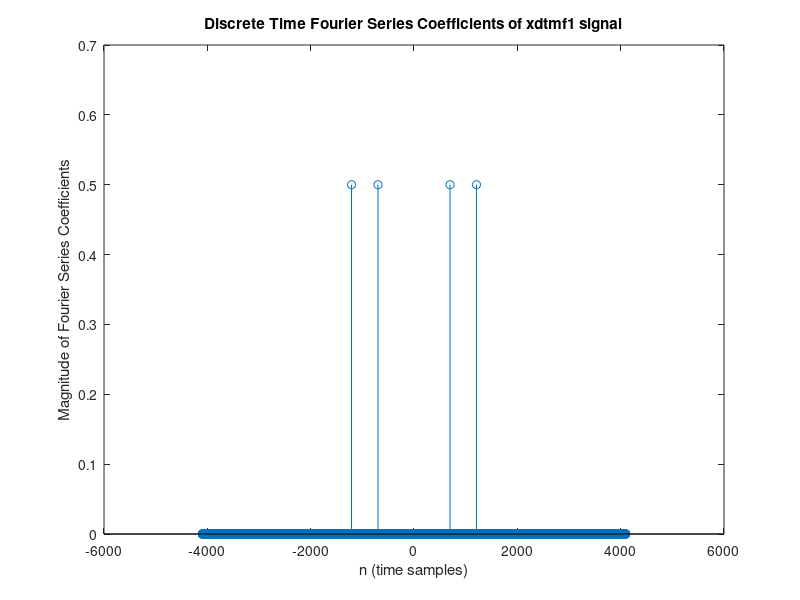
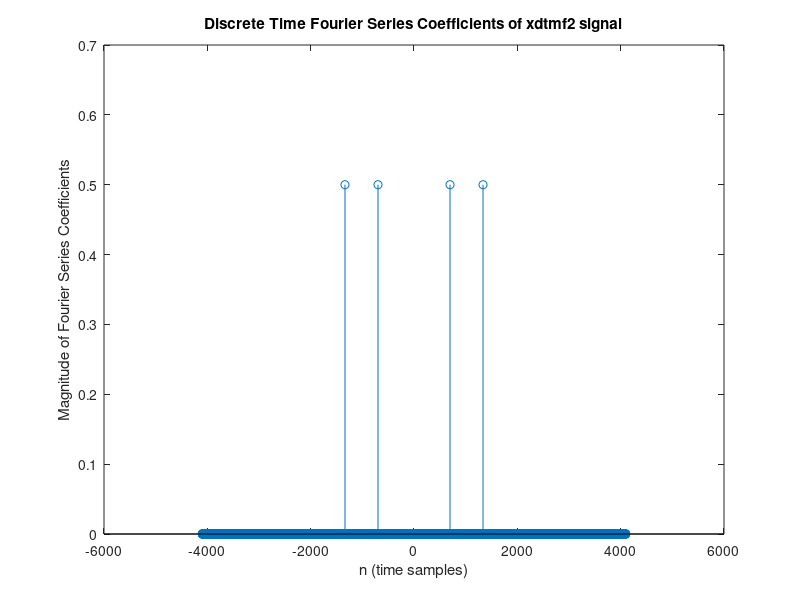
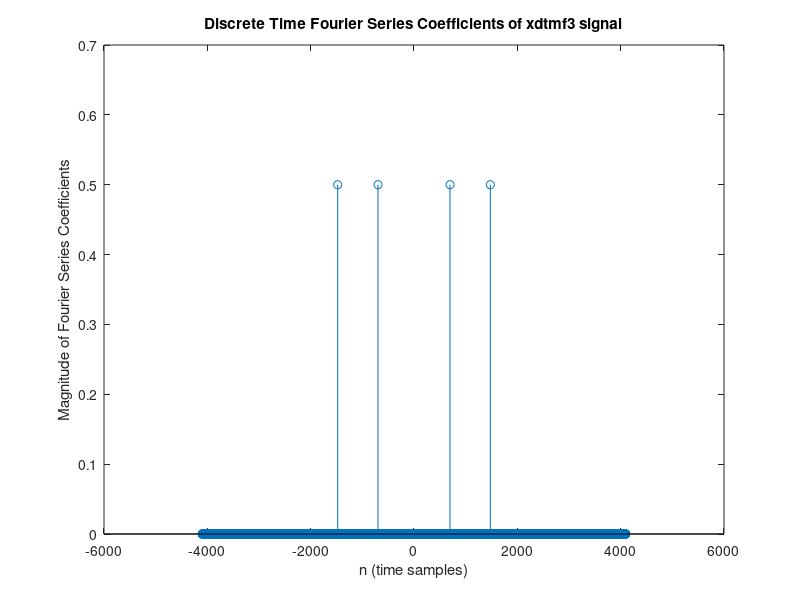
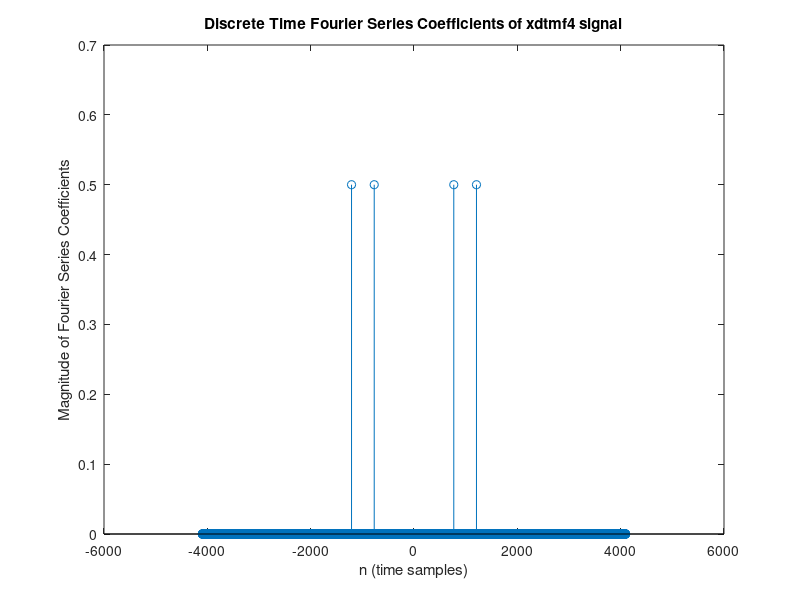

Write the MATLAB code that produced these figures, in order.
% Written by Tan Jin Chun
% Last Modified : 2/9/2021
% Lab03T02

clear all;close all;clc

%% Question 1

% Initialising the variable
Fs = 8192;
Ts = 1/Fs;

% Time (Converting continuous time to discrete time)
t = 0:Ts:1;

% Loading the files
load dtmfclean.mat

%% Question 2
% Question 2(a)
% Listening to the sound (total of 6 sounds)
% soundsc(xdtmf1);
% soundsc(xdtmf2);
% soundsc(xdtmf3);
% soundsc(xdtmf4);
% soundsc(xdtmf7);
% soundsc(xdtmfa);

% Question 2(b)
% Getting the lengths of the signals
N1 = length(xdtmf1);
N2 = length(xdtmf2);
N3 = length(xdtmf3);
N4 = length(xdtmf4);
N7 = length(xdtmf7);
Na = length(xdtmfa);

% Computing the discrete time Fourier Series Coefficient
% Use the fft() function
X1 = (1/N1)*fft(xdtmf1);
X2 = (1/N2)*fft(xdtmf2);
X3 = (1/N3)*fft(xdtmf3);
X4 = (1/N4)*fft(xdtmf4);
X7 = (1/N7)*fft(xdtmf7);
Xa = (1/Na)*fft(xdtmfa);

% Figure X1
% Plotting the magnitude of the fourier coefficient 
figure
% Plotting the magnitude
x1 = -floor(N1/2):(N1-1-floor(N1/2));
y1 = fftshift(abs(X1));
stem(x1, y1);

% Finding the indices of the discrete time Fourier Series that have a large
% magnitude
maxval = max(y1);
idx = find(y1 == maxval)

% Labelling the graph
title("Discrete Time Fourier Series Coefficients of xdtmf1 signal");
xlabel("n (time samples)");
ylabel("Magnitude of Fourier Series Coefficients");

% Figure X2
% Plotting the magnitude of the fourier coefficient 
figure
% Plotting the magnitude
stem(-floor(N2/2):(N2-1-floor(N2/2)), fftshift(abs(X2)));

% Labelling the graph
title("Discrete Time Fourier Series Coefficients of xdtmf2 signal");
xlabel("n (time samples)");
ylabel("Magnitude of Fourier Series Coefficients");

% Figure X3
% Plotting the magnitude of the fourier coefficient 
figure
% Plotting the magnitude
stem(-floor(N3/2):(N3-1-floor(N3/2)), fftshift(abs(X3)));

% Labelling the graph
title("Discrete Time Fourier Series Coefficients of xdtmf3 signal");
xlabel("n (time samples)");
ylabel("Magnitude of Fourier Series Coefficients");

% Figure X4
% Plotting the magnitude of the fourier coefficient 
figure
% Plotting the magnitude
stem(-floor(N4/2):(N4-1-floor(N4/2)), fftshift(abs(X4)));

% Labelling the graph
title("Discrete Time Fourier Series Coefficients of xdtmf4 signal");
xlabel("n (time samples)");
ylabel("Magnitude of Fourier Series Coefficients");

% Figure X7
% Plotting the magnitude of the fourier coefficient 
figure
% Plotting the magnitude
stem(-floor(N7/2):(N7-1-floor(N7/2)), fftshift(abs(X7)));

% Labelling the graph
title("Discrete Time Fourier Series Coefficients of xdtmf7 signal");
xlabel("n (time samples)");
ylabel("Magnitude of Fourier Series Coefficients");

% Figure Xa
% Plotting the magnitude of the fourier coefficient 
figure
% Plotting the magnitude
stem(-floor(Na/2):(Na-1-floor(Na/2)), fftshift(abs(Xa)));

% Labelling the graph
title("Discrete Time Fourier Series Coefficients of xdtmfa signal");
xlabel("n (time samples)");
ylabel("Magnitude of Fourier Series Coefficients");

% Question 2(c)
% xdtmf1 = 
% xdtmf2 = 
% xdtmf3 = 
% xdtmf4 = 
% xdtmf7 = 
% xdtmfa = 

%% Question 3

%% Question 4
% Loading the files for dtmfnoisy.mat
load dtmfnoisy.mat

% The duration
% number of samples divided by sampling frequency
duration = length(ydtmf)/Fs;

% Ans is 2

%% Question 5
% Listening to the sounds
% soundsc(ydtmf);

%% Question 6
% Getting the lengths of the signals
Y = length(ydtmf);

% Computing the discrete time Fourier Series Coefficient
% Use the fft() function
Y1 = (1/Y)*fft(ydtmf);

% Figure y
% Plotting the magnitude of the fourier coefficient 
figure
% Plotting the magnitude
stem(-floor(Y/2):(Y-1-floor(Y/2)), fftshift(abs(Y1)));

% Labelling the graph
title("Discrete Time Fourier Series Coefficients of ydtmf signal");
xlabel("n (time samples)");
ylabel("Magnitude of Fourier Series Coefficients");
